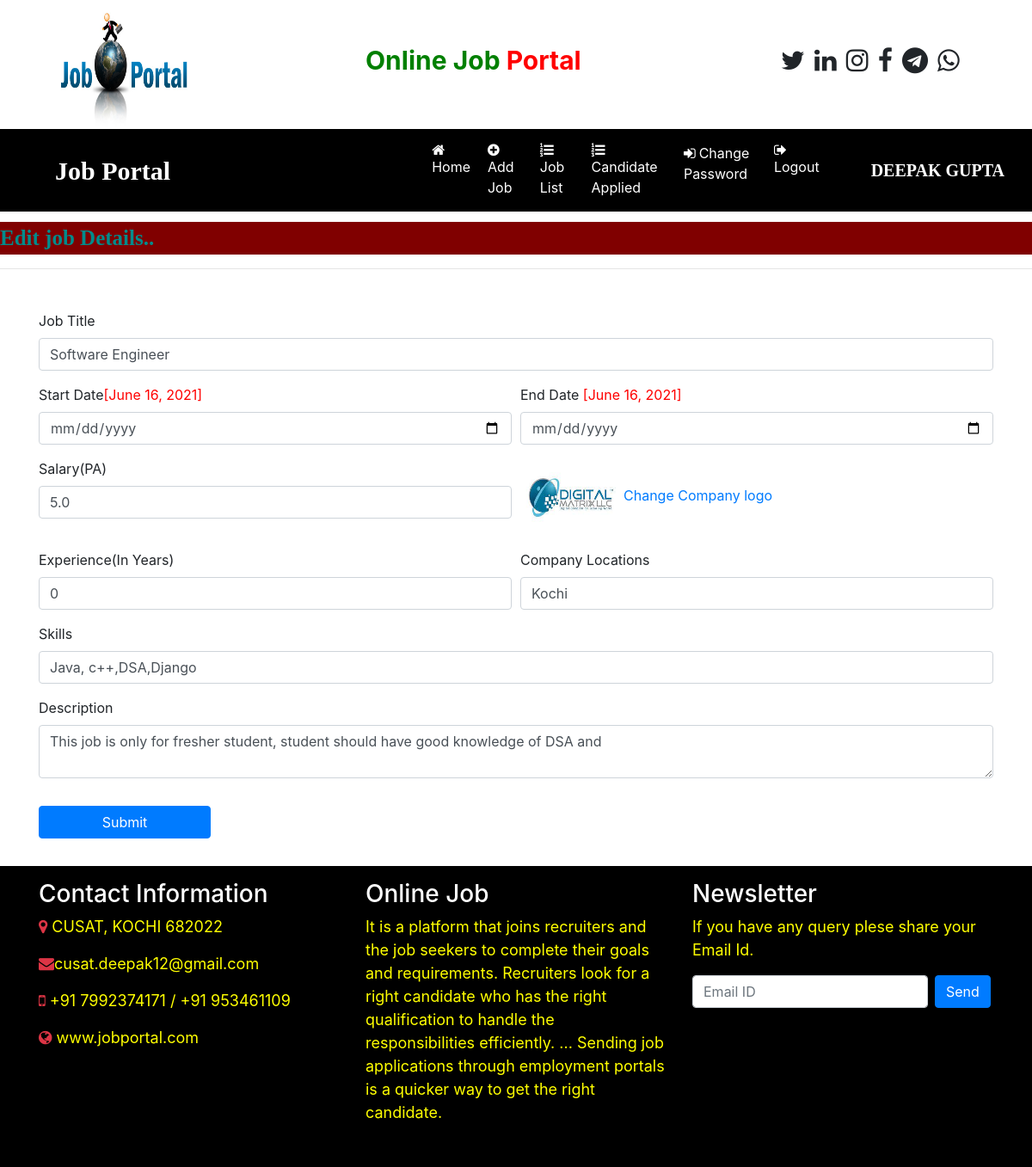
Page /edit_jobdetail/3 (signed in) on the committed database.
### job/models.py (models this page shows, shortened)
class Job(models.Model):
    recruiter = models.ForeignKey(Recruiter, on_delete=models.CASCADE)
    start_date = models.DateField()
    end_date = models.DateField()
    title = models.CharField(max_length=100,null=True)
    salary = models.FloatField(max_length=20)
    image = models.FileField()
    description = models.CharField(max_length=300)
    experience = models.CharField(max_length=50)
    location = models.CharField(max_length=100)
    skills = models.CharField(max_length=100)
    creationdate = models.DateField(max_length=20, null=True)

### job/views.py (the view, shortened to what this page needs)
# urls.py: path('edit_jobdetail/<int:pid>',edit_jobdetail, name='edit_jobdetail'),
def edit_jobdetail(request,pid):
    if not request.user.is_authenticated:
        return redirect('recruiter_login')
    error = ""
    job=Job.objects.get(id=pid)
    d = {'error': error,'job': job}
    return render(request, 'edit_jobdetail.html', d)

### job/templates/edit_jobdetail.html (shortened to what this page needs)
{% load static %}
 {% block body %}
 {% include 'recruiter_navigation.html' %}
<marquee style="font-family:'Monotype Corsiva';font-size:25px;color:darkcyan;background-color:maroon;font-weight:bold;margin-top:1%">
     Edit job Details..
   </marquee>
   <hr>
    <form class="container mt-5"  name="signup" method="POST" enctype="multipart/form-data">
         <div class="form-row">
               <div class="form-group col-md-12">
                  <label>Job Title</label>
                  <input type="text" class="form-control" name="jobtitle" value="{{job.title}}">
               </div>
        </div>
             <div class="form-row">
               <div class="form-group col-md-6">
                   <label>Start Date</label><span style="color:red" >[{{job.end_date}}]</span>
                  <input type="date" class="form-control" name="startdate" value="{{job.start_date}}">
               </div>
               <div class="form-group col-md-6">
                   <label>End Date</label> <span style="color:red">[{{job.end_date}}]</span>
                  <input type="date" class="form-control" name="enddate">
               </div>
             </div>
             <div class="form-row">
               <div class="form-group col-md-6">
                  <label>Salary(PA)</label>
                  <input type="text" class="form-control" name="salary" value="{{job.salary}}">
               </div>
               <div class="form-group col-md-6">
               <img src="{{job.image.url}}" width="120" height="90"><a href="{%url 'change_companylogo' job.id%}">Change Company logo</a>
               </div>
             </div>
             <div class="form-row">
               <div class="form-group col-md-6">
                  <label>Experience(In Years)</label>
                  <input type="text" class="form-control" name="experience" value="{{job.experience}}">
               </div>
                <div class="form-group col-md-6">
                  <label>Company Locations</label>
                  <input type="text" class="form-control" name="location" value="{{job.location}}">
               </div>
            </div>
               <div class="form-row">
               <div class="form-group col-md-12">
                  <label>Skills </label>
                  <input type="text" class="form-control" name="skills" value="{{job.skills}}">
               </div>
            </div>
              <div class="form-row">
               <div class="form-group col-md-12">
                  <label>Description </label>
                <textarea class="form-control" name="description" required>{{job.description}} </textarea>
               </div>
            </div>
            <input type="submit" value="Submit" class="btn btn-primary my-3" style="width:200px">
     </form>
    {% include 'footer.html'%}
  {% endblock %}

### job/templates/recruiter_navigation.html (shortened to what this page needs)
<html>
  <head>
    {% load static %}
  <link rel="stylesheet" href="https://maxcdn.bootstrapcdn.com/bootstrap/4.5.2/css/bootstrap.min.css">
  <link rel="stylesheet" href="https://cdnjs.cloudflare.com/ajax/libs/font-awesome/4.7.0/css/font-awesome.min.css">
    </head>
    <body>
      <div class="container">
        <div class="row">
            <div class="col-sm-4">
              <img src ="{%static 'images/job3.png'%}" style= "width:180px;height:150px">
            </div>
              <div class="col-sm-4 mt-5">
                 <span style="font-weight:bold;font-size:30px">
                    <span style="color:green">Online Job</span>
                    <span style="color:red">Portal</span>
                 </span>
            </div>
              <div class="col-sm-4 mt-5" style="padding-left:10%">
                <span style="font-weight:bold;font-size:30px">
                    <span><i class="fa fa-twitter pl-1"> </i> </span>
                    <span><i class="fa fa-linkedin pl-1"> </i> </span>
                    <span><i class="fa fa-instagram pl-1"> </i> </span>
                    <span><i class="fa fa-facebook pl-1"> </i> </span>
                    <span><i class="fa fa-telegram pl-1"> </i> </span>
                     <span><i class="fa fa-whatsapp pl-1"> </i> </span>
                 </span>
            </div>
         </div>
      </div>
        <nav class="navbar navbar-expand-sm" style="background-color:black;">
          <a class="navbar-brand text-white pl-5 font-weight-bold" style="font-family:'Monotype Corsiva';font-size:30px">Job Portal</a>
          <ul class="navbar-nav">
            <li class="nav-item">
              <a class="nav-link" href="{%url 'recruiter_home' %}" style="margin-left:280px"><i class="fa fa-home mr-1"> </i>Home</a>
            </li>
             <li class="nav-item">
              <a class="nav-link" href="{%url 'add_job' %}"><i class="fa fa-plus-circle mr-1"> </i>Add Job</a>
            </li>
               <li class="nav-item">
              <a class="nav-link" href="{%url 'job_list' %}"><i class="fa fa-list-ol mr-1"> </i>Job List</a>
            </li>
               <li class="nav-item">
              <a class="nav-link" href="#"><i class="fa fa-list-ol mr-1"> </i>Candidate Applied</a>
            </li>
             <li class="nav-item">
              <a class="nav-link" href="{%url 'change_passwordrecruiter'%}" ><i class="fa fa-sign-in mr-1"> </i>Change Password</a>
            </li>
            <li class="nav-item">
              <a class="nav-link" href="{%url 'Logout'%}"><i class="fa fa-sign-out mr-1"> </i>Logout</a>
            </li>
         </ul>
             <a class="navbar-brand text-white pl-5 font-weight-bold" style="font-family:'Monotype Corsiva';font-size:20px">{{request.user.first_name}} {{request.user.last_name}}</a>
         </nav>
     </body>
</html>

### job/templates/recruiter_navigation.html (style rules this page uses)
.nav-link { color:white !important; margin-right:4px }

### rows in the picture
Job: jobtitle "Software Engineer", end_date "June 16, 2021", salary "5.0", image (picture), experience "0", location "Kochi", skills "Java, c++,DSA,Django", description "This job is only for fresher student, student should have good knowledge of DSA and"

### other values in the picture
{{ request.user.first_name }} "DEEPAK"
{{ request.user.last_name }} "GUPTA"
